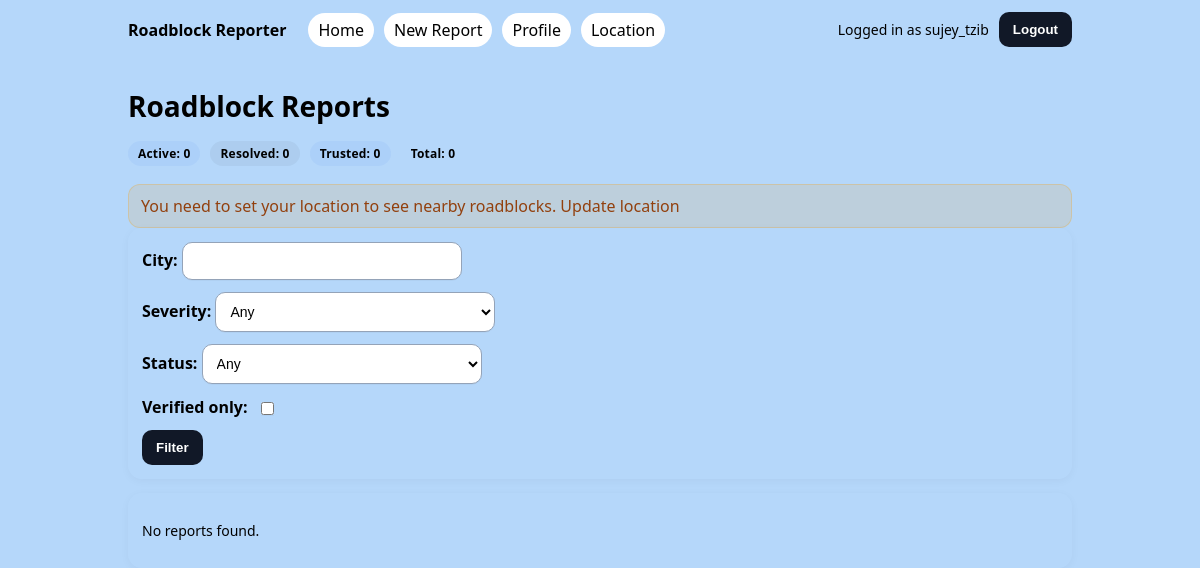
The app's page / (signed in), older data.
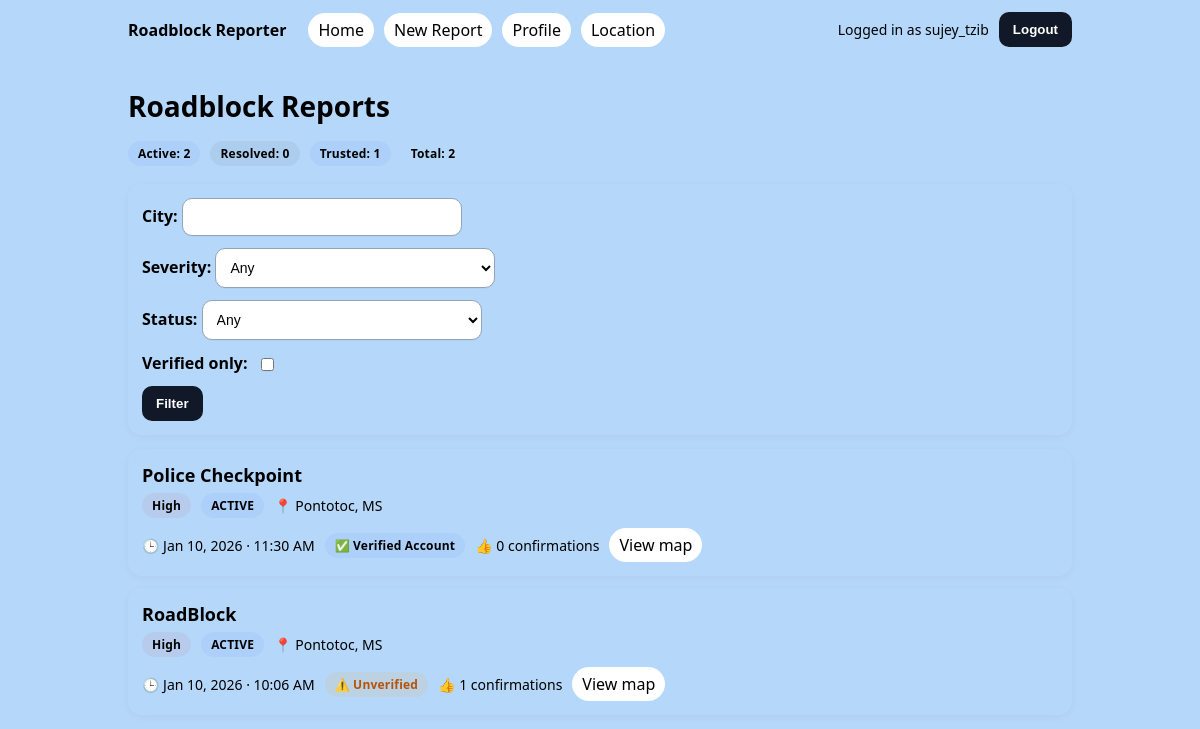
The same page, newer data.
### app/models.py (models this page shows, shortened)
class RoadblockReport(models.Model):
    SEVERITY_CHOICES = [
        ("LOW", "Low"),
        ("MED", "Medium"),
        ("HIGH", "High"),
    ]
    STATUS_CHOICES = [
        ("ACTIVE", "Active"),
        ("RESOLVED", "Resolved"),
    ]
    owner = models.ForeignKey(User, on_delete=models.CASCADE, related_name="roadblock_reports")
    title = models.CharField(max_length=80)
    description = models.TextField()
    road_name = models.CharField(max_length=120)
    nearby_place = models.CharField(max_length=120, blank=True)
    city = models.CharField(max_length=80)
    state = models.CharField(max_length=2, null=True, blank=True)
    severity = models.CharField(max_length=4, choices=SEVERITY_CHOICES, default="LOW")
    status = models.CharField(max_length=8, choices=STATUS_CHOICES, default="ACTIVE")
    verified = models.BooleanField(default=False)
    created_at = models.DateTimeField(auto_now_add=True)
    class Meta:
        permissions = [
            ("can_view_moderation", "Can view moderation dashboard"),
            ("can_verify_report", "Can verify roadblock reports"),
            ("can_resolve_report", "Can resolve roadblock reports"),
        ]

### app/views.py (the view)
# urls.py: path("", ReportListView.as_view(), name="report-list"),
class ReportListView(LoginRequiredMixin, ListView):
    model = RoadblockReport
    template_name = "roadblocks/report_list.html"
    context_object_name = "reports"
    def get_queryset(self):
        qs = RoadblockReport.objects.all().order_by("-created_at")
        user = self.request.user
        if not (user.is_staff or user.is_superuser):
            profile = getattr(user, "profile", None)
            if not profile or not profile.state:
                return RoadblockReport.objects.none()
            qs = qs.filter(state__iexact=profile.state)
        form = RoadblockFilterForm(self.request.GET)
        if form.is_valid():
            city = (form.cleaned_data.get("city") or "").strip()
            severity = form.cleaned_data.get("severity") or ""
            status = form.cleaned_data.get("status") or ""
            verified_only = form.cleaned_data.get("verified_only") or False
            if city:
                qs = qs.filter(city__icontains=city)
            if severity:
                qs = qs.filter(severity=severity)
            if status:
                qs = qs.filter(status=status)
            if verified_only:
                qs = qs.filter(Q(verified=True) | Q(owner__profile__is_verified=True))
        if self.request.user.is_staff or self.request.user.is_superuser:
            return qs
        return qs
    def get_context_data(self, **kwargs):
        ctx = super().get_context_data(**kwargs)
        ctx["filter_form"] = RoadblockFilterForm(self.request.GET)
        profile = getattr(self.request.user, "profile", None)
        ctx["needs_location"] = (not profile or not profile.state)
        if profile and profile.state:
            base_qs = RoadblockReport.objects.filter(state__iexact=profile.state)
            ctx["stats"] = {
                "total": base_qs.count(),
                "active": base_qs.filter(status="ACTIVE").count(),
                "resolved": base_qs.filter(status="RESOLVED").count(),
                "trusted": base_qs.filter(Q(verified=True) | Q(owner__profile__is_verified=True)).count(),
            }
        else:
            ctx["stats"] = {"total": 0, "active": 0, "resolved": 0, "trusted": 0}
        return ctx

### app/forms.py
class RoadblockFilterForm(forms.Form):
    city = forms.CharField(required=False)
    severity = forms.ChoiceField(
        required=False,
        choices=[("", "Any")] + RoadblockReport.SEVERITY_CHOICES,
    )
    status = forms.ChoiceField(
        required=False,
        choices=[("", "Any")] + RoadblockReport.STATUS_CHOICES,
    )
    verified_only = forms.BooleanField(required=False)

### app/templates/roadblocks/report_list.html
{% extends "base.html" %}
{% block content %}
<h2 class="page-title">Roadblock Reports</h2>
<div class="row" style="margin: 10px 0 18px;">
  <span class="badge badge-active">Active: {{ stats.active }}</span>
  <span class="badge badge-resolved">Resolved: {{ stats.resolved }}</span>
  <span class="badge badge-acc">Trusted: {{ stats.trusted }}</span>
  <span class="badge">Total: {{ stats.total }}</span>
</div>
{% if needs_location %}
  <div class="notice">
    You need to set your location to see nearby roadblocks.
    <a href="{% url 'edit-location' %}">Update location</a>
  </div>
{% endif %}
<div class="card form-card">
  <form method="get" class="filter-form">
    {{ filter_form.as_p }}
    <button type="submit">Filter</button>
  </form>
</div>
<div class="stack">
  {% for report in reports %}
    <div class="card">
      <div class="report-title">
        <a href="{% url 'report-detail' report.id %}">{{ report.title }}</a>
      </div>
      <div class="row">
        <span class="badge badge-{{ report.severity|lower }}">
          {{ report.get_severity_display }}
        </span>
        <span class="badge {% if report.status == 'ACTIVE' %}badge-active{% else %}badge-resolved{% endif %}">
          {{ report.status }}
        </span>
        <span class="meta">📍 {{ report.city }}, {{ report.state }}</span>
      </div>
      <div class="row" style="margin-top:10px;">
        <span class="meta">🕒 {{ report.created_at|date:"M d, Y · g:i A" }}</span>
        {% if report.verified %}
          <span class="badge badge-admin">✅ Admin Verified</span>
        {% elif report.owner.profile.is_verified %}
          <span class="badge badge-acc">✅ Verified Account</span>
        {% else %}
          <span class="badge badge-unv">⚠️ Unverified</span>
        {% endif %}
        <span class="meta">👍 {{ report.confirmations.count }} confirmations</span>
        <a class="nav-pill" target="_blank"
            href="https://www.google.com/maps/search/?api=1&query={{ report.road_name|urlencode }}+{% if report.nearby_place %}near+{{ report.nearby_place|urlencode }}+{% endif %}{{ report.city|urlencode }}+{{ report.state|urlencode }}">
          View map
        </a>
      </div>
    </div>
  {% empty %}
    <div class="card">
      <p class="meta">No reports found.</p>
    </div>
  {% endfor %}
</div>
{% endblock %}

Row changes from the older to the newer data that the page shows:
added RoadblockReport: title "Police Checkpoint", severity "High", status "ACTIVE", city "Pontotoc", state "MS", created_at "Jan 10, 2026 · 11:30 AM", verified "✅ Verified Account", confirmations.count "0"
added RoadblockReport: title "RoadBlock", severity "High", status "ACTIVE", city "Pontotoc", state "MS", created_at "Jan 10, 2026 · 10:06 AM", verified "⚠️ Unverified", confirmations.count "1"
Text that changed along with them:
{{ stats.active }}: "0" → "2"
{{ stats.trusted }}: "0" → "1"
{{ stats.total }}: "0" → "2"
text no longer shown: "You need to set your location to see nearby roadblocks. Update location No reports found."
